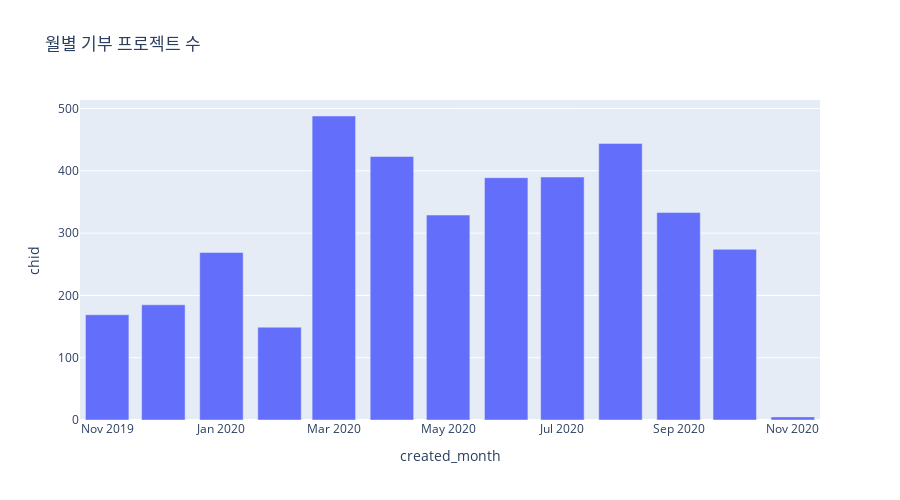

Write notebook code for a chart like this one.
### Code cell
fig = px.bar(o, x='created_month', y='chid', height=500, title='월별 기부 프로젝트 수')
fig.show()

### Figure 1 — Plotly figure (JSON) as saved in the notebook; plotly's stock layout.template omitted (floating-point values rounded to 4 significant figures)
{"data": [{"alignmentgroup": "True", "hovertemplate": "created_month=%{x}<br>chid=%{y}<extra></extra>", "legendgroup": "", "marker": {"color": "#636efa"}, "name": "", "offsetgroup": "", "orientation": "v", "showlegend": false, "textposition": "auto", "type": "bar", "x": ["2019-11", "2019-12", "2020-01", "2020-02", "2020-03", "2020-04", "2020-05", "2020-06", "2020-07", "2020-08", "2020-09", "2020-10", "2020-11"], "xaxis": "x", "y": [169, 185, 269, 149, 488, 423, 329, 389, 390, 444, 333, 274, 5], "yaxis": "y"}], "layout": {"barmode": "relative", "height": 500, "legend": {"tracegroupgap": 0}, "title": {"text": "월별 기부 프로젝트 수"}, "xaxis": {"anchor": "y", "domain": [0, 1], "title": {"text": "created_month"}}, "yaxis": {"anchor": "x", "domain": [0, 1], "title": {"text": "chid"}}}}
